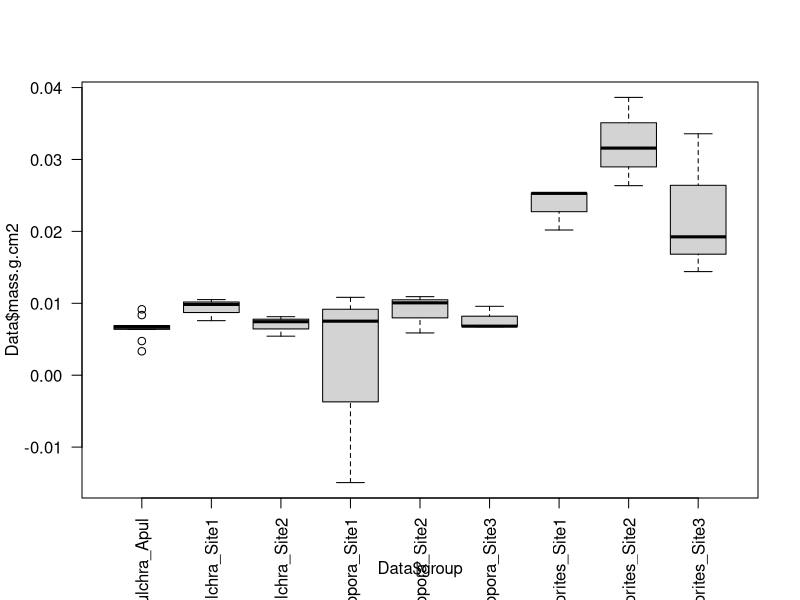

The R script that drew this image:
#Title: Biomass Data
#Project: E5
#Author: HM Putnam 
#Edited by: HM Putnam
#Date Last Modified: 20191031
#See Readme file for details

rm(list=ls()) #clears workspace 

## install packages if you dont already have them in your library
#if ("devtools" %in% rownames(installed.packages()) == 'FALSE') install.packages('devtools') 

Data <- read.csv("RAnalysis/Data/Biomass_Data.csv")
Meta <- read.csv("RAnalysis/Data/Sample_Metadata.csv")
Surface.Area <- read.csv("RAnalysis/Data/E5surface_area.csv") 
Data <-merge(Data, Meta, by="Tube.ID")
Data <- merge(Data, Surface.Area,  by="Sample.ID")

Data$delta.mass.g <- Data$dry.mass.g - Data$pan.mass.g
Data$mass.g.ml <- Data$delta.mass.g / Data$Vol.added.ml
Data$mass.g <- Data$mass.g.ml * Data$Homog.Vol.ml.x
Data$mass.g.cm2 <- Data$mass.g / Data$SA.cm2

Data$group <- paste0(Data$Species,"_",Data$Site)
boxplot(Data$mass.g.cm2 ~ Data$group, las=2)  